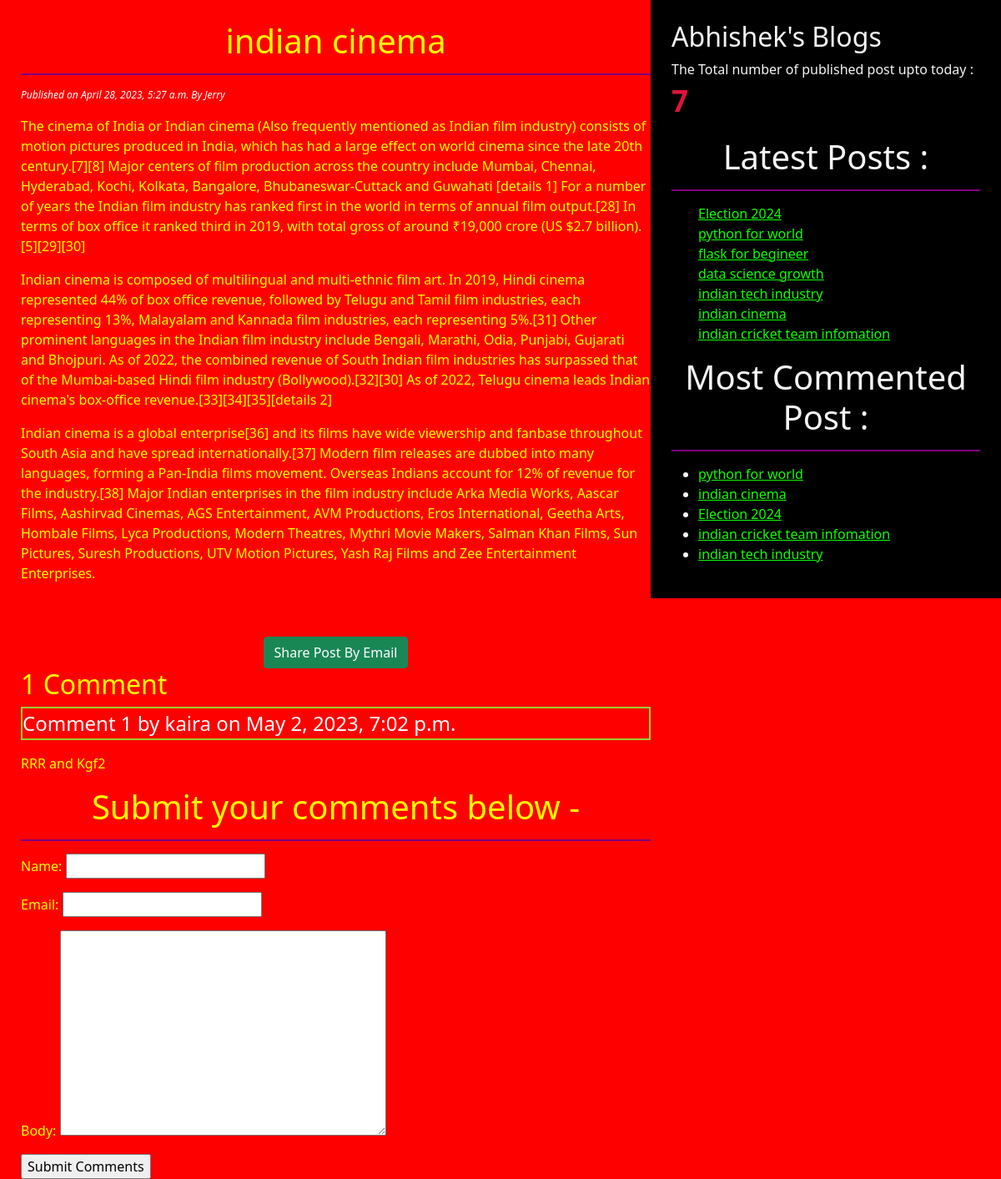
The app's page /2023/04/28/indian-cinema/ with its own data.
### testapp/models.py (models this page shows, shortened)
class Post(models.Model):
    STATUS_CHOICE = (('draft',"Draft"),('published','Published'))
    title = models.CharField(max_length=256)
    slug = models.SlugField(max_length=264,unique_for_date='publish')
    author = models.ForeignKey(User,related_name='blog_post',on_delete=models.CASCADE)
    body = models.TextField()
    publish = models.DateTimeField(default=timezone.now)
    created = models.DateTimeField(auto_now_add=True)
    updated = models.DateTimeField(auto_now=True)
    status = models.CharField(max_length=10,choices=STATUS_CHOICE,default='draft')
    objects = CustomManager()
    tags = TaggableManager()
    class Meta:
        ordering = ('-publish',)
    def get_absolute_url(self):
        return reverse("post_detail", args=[self.publish.year,self.publish.strftime('%m'),self.publish.strftime('%d'),self.slug])

class Comment(models.Model):
    post=models.ForeignKey(Post,related_name='comments',on_delete=models.CASCADE)
    name = models.CharField(max_length=32)
    email = models.EmailField()
    body = models.TextField()
    created = models.DateTimeField(auto_now_add=True)
    updated = models.DateTimeField(auto_now=True)
    active = models.BooleanField(default=True)
    class Meta:
        ordering = ('-created',)

### testapp/views.py (the view)
# urls.py: path('<int:year>/<int:month>/<int:day>/<post>/',views.post_detail_view,name='post_detail'),
def post_detail_view(request,year,month,day,post):
    post = get_object_or_404(Post,slug=post,
                             status='published',
                             publish__year=year,
                             publish__month=month,
                             publish__day=day)
    comments = post.comments.filter(active=True)
    csubmit = False
    if request.method=="POST":
        form = CommentForm(request.POST)
        if form.is_valid():
            new_comment=form.save(commit=False)
            new_comment.post=post
            new_comment.save()
            csubmit=True
    else:
        form =CommentForm()
    return render(request,"testapp/post_detail.html",{'post':post,'form':form,'csubmit':csubmit,'comments':comments})

### testapp/forms.py
class CommentForm(forms.ModelForm):
    class Meta:
        model = Comment
        fields = ('name','email','body')

### testapp/models.py (called while the page is built)
    def get_queryset(self):
        return super().get_queryset().filter(status='published')

### testapp/templatetags/testapp_tags.py (called while the page is built)
@register.simple_tag
def total_posts():
    return Post.objects.count()

@register.inclusion_tag('testapp/latest_posts123.html')
def show_latest_post(count=4):
    latest_post = Post.objects.order_by('-publish')[:count]
    return {'latest_post':latest_post}

@register.simple_tag
def get_most_commented_post(count=5):
    return Post.objects.annotate(total_comments=Count('comments')).order_by('-total_comments')[:count]

### templates/testapp/post_detail.html (shortened to what this page needs)
<!DOCTYPE html>
{% extends 'testapp/base.html' %}
        {% block body_block %}
            <h1>{{post.title}}</h1>
            <p id='date'> Published on {{post.publish}} By {{post.author | title}} </p>
             {{post.body|linebreaks}} <br><br>
             <div class="container" align='center'>
             <a href="/{{post.id}}/share" class='btn btn-success'> Share Post By Email</a>
             </div>
             {% with comments.count as comments_count  %}
                <h2>{{comments_count}} Comment {{comments_count|pluralize}} </h2>
             {% endwith %}
             {% if comments %}
                  {% for comment in comments  %}
                      <p id='ch'> Comment {{forloop.counter}} by {{comment.name}} on {{comment.created}}</p>
                      <div class="cb">
                        {{comment.body|linebreaks}}
                      </div>
                  {% endfor %}
                {% else %}
                   <p>There are no comments yet</p>
             {% endif %}
             {% if csubmit %}
                <h2>Your Comments Added Successfully</h2>
                {% else %}
                <h1>Submit your comments below -</h1>
                <form method='post'>
                    {{form.as_p}}
                    <input type="submit" value="Submit Comments">
                </form>
             {% endif %}
        {% endblock  %}

### templates/testapp/base.html (shortened to what this page needs)
<!DOCTYPE html>
{% load testapp_tags %}
{% load static %}
<html lang="en">
<head>
    <link href="https://cdn.jsdelivr.net/npm/bootstrap@5.1.3/dist/css/bootstrap.min.css" rel="stylesheet">
    <link rel="stylesheet" href="{% static 'css/blog.css' %}">
</head>
<body>
    <div class="content">
        {% block body_block %}
        {% endblock  %}
    </div>
    <div class="sidebar">
        <h2>Abhishek's Blogs</h2>
        <p>The Total number of published post upto today : <span id='pcount'>{% total_posts %}</span></p>
        <h1>Latest Posts :</h1> {% show_latest_post 50 %}
        <h1>Most Commented Post :</h1>
        {% get_most_commented_post as most_commented_post %}
         <ul>
            {% for post in most_commented_post %}
            <li> <a href="{{post.get_absolute_url}}">{{post.title}}</a> </li>
            {% endfor %}
        </ul>
    </div>
</body>
</html>

### templates/testapp/latest_posts123.html (shortened to what this page needs)
<ul>
    {% for post in latest_post %}
        <a href="{{post.get_absolute_url}}"> {{post.title}} </a> <br>
    {% endfor %}
</ul>

### static/css/blog.css (style rules this page uses)
.content { width: 65%; float: left; padding: 25px 0 0 25px; background-color: red; color: yellow; height: 100%; }
.sidebar { width: 35%; float: right; padding: 25px; background-color: black; color: whitesmoke; height: 100%; }
h1 { text-align: center; border-bottom: 2px solid purple; margin-bottom: 15px; padding-bottom: 15px; }
#date { color: white; font-size: 12px; font-style: italic; }
a { color: rgb(17, 255, 0); }
body { background-color: red; }
#ch { color: white; font-size: 24px; border: 2px solid yellowgreen; }
#pcount { font-size: 35px; font-weight: 900; color: crimson; }

### records on screen
Post: title "indian cinema", publish "April 28, 2023, 5:27 a.m.", author "Jerry", body "The cinema of India or Indian cinema (Also frequently mentioned as Indian film industry) consists of motion pictures produced in India, which has had a large effect on world cinema since the late 20th century.[7][8] Major centers of film production across the country include Mumbai, Chennai, Hyderabad, Kochi, Kolkata, Bangalore, Bhubaneswar-Cuttack and Guwahati [details 1] For a number of years the Indian film industry has ranked first in the world in terms of annual film output.[28] In terms of box office it ranked third in 2019, with total gross of around ₹19,000 crore (US $2.7 billion).[5][29][30] Indian cinema is composed of multilingual and multi-ethnic film art. In 2019, Hindi cinema…"
Comment: name "kaira", created "May 2, 2023, 7:02 p.m.", body "RRR and Kgf2"
Post: title "Election 2024"
Post: title "python for world"
Post: title "flask for begineer"
Post: title "data science growth"
Post: title "indian tech industry"
Post: title "indian cricket team infomation"

### other values on screen
{{ comments_count }} "1"
